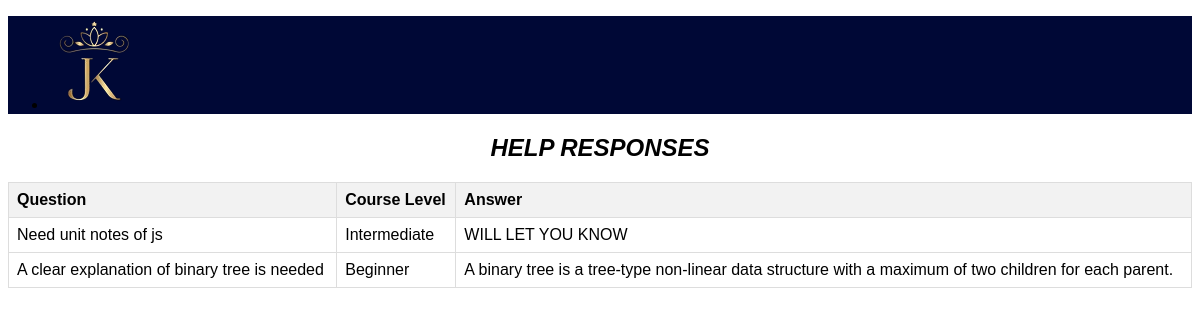
The page /display_response.php on the database its author committed.
### tables this page shows
CREATE TABLE `help` (
  `help_id` int(200) NOT NULL,
  `Queries` text NOT NULL,
  `CourseLevel` varchar(50) NOT NULL,
  `response` varchar(2000) NOT NULL
);

### display_response.php (the view, shortened to what this page needs)
<!DOCTYPE html>
<html lang="en">
<head>
    <link rel="stylesheet" href="https://cdn.jsdelivr.net/npm/uikit@3.16.26/dist/css/uikit.min.css" />
    <link rel="stylesheet" href="./style.css">
    <link rel="stylesheet" href="./common.css">
</head>
<body>
    <div class="js-navbar">
        <nav class="uk-navbar-container">
            <div class="uk-container">
                <div uk-navbar>
                    <div class="uk-navbar-left">
                        <ul class="uk-navbar-nav">
                            <li class="uk-active">
                                <a href="#" class="js-text-white uk-text-bold">
                                    <img src="./assets/brandlogo.png" alt="">
                                </a>
                            </li>
                        </ul>
                    </div>
                </div>
            </div>
        </nav>
    </div>
     <h2><b><i>HELP RESPONSES</i></b></h2>
    <?php
    $servername = "localhost";
    $username = "root";
    $password = "";
    $dbname = "projects";
    $conn = new mysqli($servername, $username, $password, $dbname);
    $sql = "SELECT * FROM help";
    $result = $conn->query($sql);
    if ($result->num_rows > 0) {
        echo '<table>';
        echo '<tr><th>Question</th><th>Course Level</th><th>Answer</th></tr>';
        while ($row = $result->fetch_assoc()) {
            echo '<tr>';
            echo '<td>' . $row['Queries'] . '</td>';
            echo '<td>' . $row['CourseLevel'] . '</td>';
            echo '<td>' . $row['response'] . '</td>';
            echo '</tr>';
        }
        echo '</table>';
    } else {
        echo "No data found in the 'help' table.";
    }
    ?>
</body>
</html>

### style.css (style rules this page uses)
:root { --pink: #f51983; --white: #fff; --black: #000; --grey: #c2c2c2; --blue: #000836; --light-blue: #002866; --gold: #cca968; }
.uk-navbar-container:not(.uk-navbar-transparent) { background: var(--blue); }
.js-text-white { color: var(--white) !important; }

### common.css (style rules this page uses)
:root { --pink: #f51983; --white: #fff; --black: #000; --grey: #c2c2c2; --blue: #000836; --light-blue: #002866; }

### display_response.php (style rules this page uses)
body { font-family: Arial, sans-serif; padding: 0px; }
h2 { text-align: center; }
table { width: 100%; border-collapse: collapse; margin-top: 20px; }
th, td { border: 1px solid #ddd; padding: 8px; text-align: left; }
th { background-color: #f2f2f2; }

### rows shown on the page
help: Queries "Need unit notes of js", CourseLevel "Intermediate", response "WILL LET YOU KNOW"
help: Queries "A clear explanation of binary tree is needed", CourseLevel "Beginner", response "A binary tree is a tree-type non-linear data structure with a maximum of two children for each parent."
